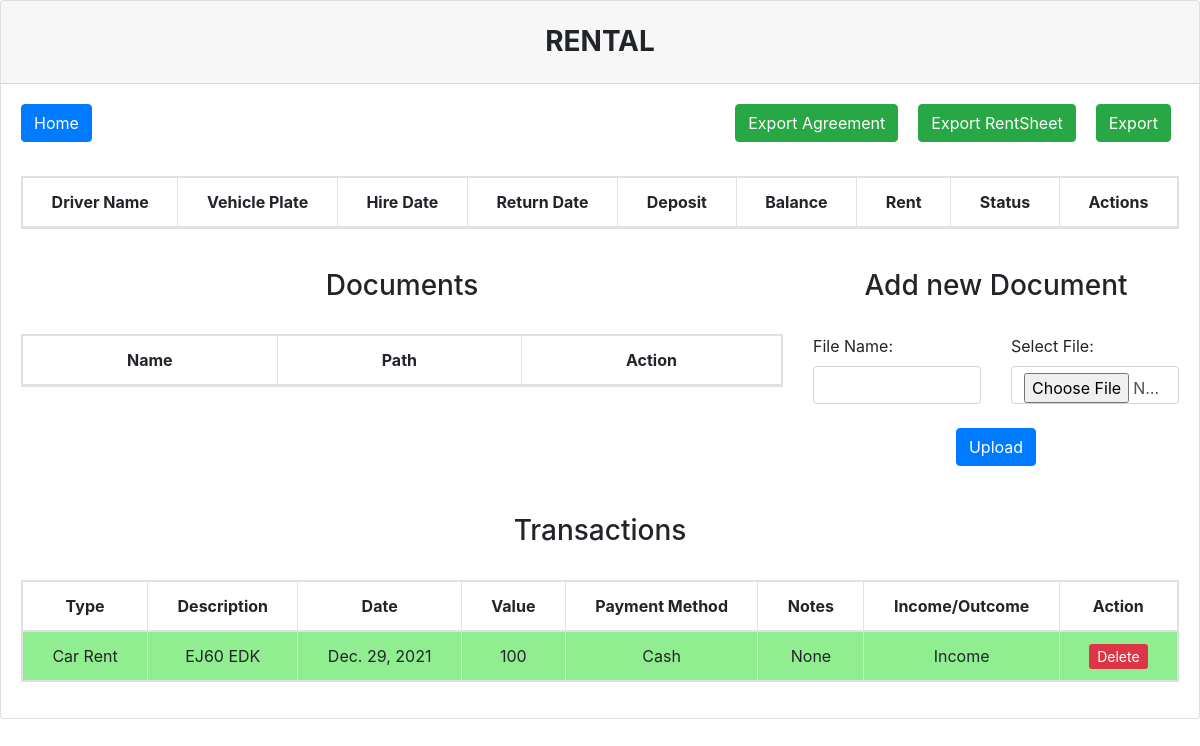
/view_rental/1 (signed in), run on the app's committed database.
### Manager/models.py (models this page shows)
class account(models.Model):
    date = models.DateField(blank=False, )
    rental_id = models.IntegerField(blank=False, )
    notes = models.CharField(max_length=100, blank=True, null=True )
    description = models.CharField(max_length=300, blank=False)
    value = models.IntegerField(blank=False, )
    METHODS = (
        ('Cash', 'Cash'),
        ('Card', 'Card'),
        ('Account Transfer', 'Account Transfer'),
    )
    payment_method = models.CharField(max_length=16, choices=METHODS,  blank=True, )
    TYPES = (
        ('Car Rent', 'Car Rent'),
        ('Expenditure', 'Expenditure'),
        ('PCO', 'PCO'),
        ('Service & Repairs', 'Service & Repairs'),
        ('Other Income', 'Other Income'),
        ('Car Sold', 'Car Sold'),
    )
    type = models.CharField(max_length=17, choices=TYPES,  blank=True, )
    IN_OUT = (
        ('Income', 'Income'),
        ('Outcome', 'Outcome'),
    )
    in_out = models.CharField(max_length=7, choices=IN_OUT,  blank=True, )

### Manager/views.py (the view)
# urls.py: path('view_rental/<int:rental_id>', view_rental, name="view_rental"),
@login_required(login_url="/login")
def view_rental(request, rental_id):
    update_vehicle_status()
    update_balance()
    if request.method == "POST":
        if permissions.objects.get(user=request.user.username).level3 == "Yes":
            if request.POST.get("id") != None:
                rental_i = rental.objects.get(id=request.POST.get("id"))
                def days_between(d1, d2):
                    return abs((d2 - d1).days)
                day_price = rental_i.rent / 7
                total_to_pay = (days_between(rental_i.return_date, rental_i.hire_date)+1) * day_price
                output = io.BytesIO()
                workbook = xlsxwriter.Workbook(output)
                worksheet = workbook.add_worksheet()
                cell_format = workbook.add_format()
                cell_format.set_bold()
                worksheet.write('A1', 'Driver:', cell_format)
                worksheet.write('B1', rental_i.driver_full_name)
                worksheet.write('D1', "Vehicle:", cell_format)
                worksheet.write('E1', rental_i.vehicle_plate)
                worksheet.write('A2', 'Hire Date:', cell_format)
                worksheet.write('B2', str(rental_i.hire_date.strftime('%d-%m-%Y')))
                worksheet.write('A3', 'Return Date:', cell_format)
                worksheet.write('B3', str(rental_i.return_date.strftime('%d-%m-%Y')))
                worksheet.write('D2', "Rent:", cell_format)
                worksheet.write('E2', rental_i.rent)
                worksheet.write('D3', "Total to pay:", cell_format)
                worksheet.write('E3', total_to_pay)
                border_bottom = workbook.add_format({'bottom': 1})
                border_bottom.set_bold()
                row = 4
                col = 0
                for nr_max, i in enumerate(['Cash', 'Card', 'Account Transfer', 'Notes', 'Date']):
                    if i != "":
                        worksheet.write(row, col, i, border_bottom)
                    else:
                        worksheet.write(row, col, i, cell_format)
                    worksheet.set_column(row, col, 18)
                    col += 1
                accounts_obj = account.objects.all().filter(rental_id=str(request.POST.get("id")))
                print(accounts_obj)
                max_row = 0
                row = 5
                cash_balance = 0
                card_balance = 0
                account_balance = 0
                expenses = 0
                paid = 0
                for i in accounts_obj:
                    list_to_write = []
                    if i.payment_method == 'Cash':
                        col = 0
                        for el in list_to_write+["£"+str(i.value), '', '', i.notes, str(i.date.strftime('%d-%m-%Y'))]:
                            worksheet.write(row, col, el)
                            col += 1
                        row += 1
                        cash_balance += i.value
                        if i.notes == "Discount" or i.notes == "Expense":
                            expenses += i.value
                        else:
                            paid += i.value
                    if i.payment_method == 'Card':
                        col = 0
                        for el in list_to_write+['', "£"+str(i.value), '', i.notes, str(i.date.strftime('%d-%m-%Y'))]:
                            worksheet.write(row, col, el)
                            col += 1
                        row += 1
                        card_balance += i.value
                        if i.notes == "Discount" or i.notes == "Expense":
                            expenses += i.value
                        else:
                            paid += i.value
                    if i.payment_method == 'Account Transfer':
                        col = 0
                        for el in list_to_write+['', '', "£"+str(i.value), i.notes, str(i.date.strftime('%d-%m-%Y'))]:
                            worksheet.write(row, col, el)
                            col += 1
                        row += 1
                        account_balance += i.value
                        if i.notes == "Discount" or i.notes == "Expense":
                            expenses += i.value
                        else:
                            paid += i.value
                    if row > max_row:
                        max_row = row
                balances = {'cash': cash_balance, 'card': card_balance, 'account': account_balance}
                list_total = ["£" + str(balances['cash']), "£" + str(balances['card']),
                                               "£" + str(balances['account']), "", ""]
                border_top = workbook.add_format({'top': 1})
                border_top_bold = workbook.add_format({'top': 1})
                border_top_bold.set_bold()
                if max_row < 6:
                    max_row = 6
                row = max_row
                col = 0
                for i in list_total:
                    worksheet.write(row, col, i, border_top)
                    col += 1
                row += 1
                income = balances['cash'] + balances['card'] + balances['account']
                deposit = rental_i.deposit
                total = income-total_to_pay#+deposit
                worksheet.write(row+1, 0, "Total Income:", cell_format)
                worksheet.write(row+1, 1, "£"+str(income))
                worksheet.write(row+2, 0, "Total Paid:", cell_format)
                worksheet.write(row+2, 1, "£"+str(paid))
                worksheet.write(row+3, 0, "Total Expenses:", cell_format)
                worksheet.write(row+3, 1, "£"+str(expenses))
                worksheet.write(row+4, 0, "Deposit:", cell_format)
                worksheet.write(row+4, 1, "£"+str(deposit))
                worksheet.write(row+5, 0, "Balance:", cell_format)
                worksheet.write(row+5, 1, "£"+str(total))
                workbook.close()
                response = HttpResponse(content_type='application/vnd.ms-excel')
                response['Content-Disposition'] = f'attachment;filename="rental_{request.POST.get("id")}.xlsx"'
                response.write(output.getvalue())
                return response
            else:
                form = rentalDocsForm(request.POST, request.FILES)
                if form.is_valid():
                    form.save()
                    return redirect('view_rental', rental_id=rental_id)
                else:
                    messages.error(request, 'Please use correct data!')
                    return redirect('view_rental', rental_id=rental_id)
        else:
            return HttpResponse("Access Denied")
    else:
        update_balance()
        rental_obj = rental.objects.all().filter(id=rental_id)
        doc_obj = rentalDocs.objects.all().filter(rental_id=rental_id)
        accounts_rental = account.objects.all().filter(rental_id=rental_id)
        form = rentalDocsForm
        return render(request, 'view_rental.html', {'rentals':rental_obj, 'documents':doc_obj, 'accounts':accounts_rental, 'form':form})

### Manager/views.py (called while the page is built)
def update_vehicle_status():
    vehicles_obj = vehicle.objects.all().filter(status="On Rent")
    for i in vehicles_obj:
        try:
            print(rental.objects.get(vehicle_id=i.id, status="Active"))
        except:
            i.status = "Available"
            i.save()
    vehicles_obj = vehicle.objects.all().filter(status="Available")
    for i in vehicles_obj:
        try:
            print(rental.objects.get(vehicle_id=i.id, status="Active"))
            i.status = "On Rent"
            i.save()
        except:
            pass

### Manager/templates/view_rental.html (shortened to what this page needs)
{%  load static %}
<!DOCTYPE html>
<html lang="en">
<head>
    <link rel="stylesheet" href="{% static 'css/bootstrap.css' %}">
</head>
<body>
    <div class="card">
      <h3 class="card-header text-center font-weight-bold text-uppercase py-4">
        Rental {{ rentals.0.id }}
      </h3>
      <div class="card-body">
        <div id="table" class="table-editable">
          <span class="table-add float-left mb-3 mr-2">
              <a href="/home" class="btn btn-primary">Home</a>
          </span>
          <span class="table-add float-right mb-3 mr-2 row">
              <a href="{% url 'print_rental_agreement' rentals.0.id %}" style="margin-left: 20px;" class="btn btn-success">Export Agreement</a>
              <a href="{% url 'print_rental_sheet' rentals.0.id %}" style="margin-left: 20px;" class="btn btn-success">Export RentSheet</a>
            <form method="POST" id="form">
                  <button type="submit" style="margin-left: 20px;" class="btn btn-success">Export</button>
            </form>
          </span>
          <br>
          <br>
          <br>
          <table class="table table-bordered table-responsive table-striped text-center">
            <thead>
              <tr>
                <th class="text-center" style="white-space: nowrap;width: 1%;">Driver Name</th>
                <th class="text-center" style="white-space: nowrap;width: 1%;">Vehicle Plate</th>
                <th class="text-center" style="white-space: nowrap;width: 1%;">Hire Date</th>
                <th class="text-center" style="white-space: nowrap;width: 1%;">Return Date</th>
                <th class="text-center" style="white-space: nowrap;width: 1%;">Deposit</th>
                <th class="text-center" style="white-space: nowrap;width: 1%;">Balance</th>
                <th class="text-center" style="white-space: nowrap;width: 1%;">Rent</th>
                <th class="text-center" style="white-space: nowrap;width: 1%;">Status</th>
                <th class="text-center" style="white-space: nowrap;width: 1%;">Actions</th>
              </tr>
            </thead>
            </table>
            <div class="row">
                <div class="col-8 col-lg-8 col-xl-8">
                    <br>
                    <div class="row justify-content-center">
                        <h3>Documents</h3>
                    </div>
                    <br>
                    <table class="table table-bordered table-responsive table-striped text-center">
                    <thead>
                      <tr>
                        <th class="text-center" style="white-space: nowrap;width: 1%;">Name</th>
                        <th class="text-center" style="white-space: nowrap;width: 1%;">Path</th>
                        <th class="text-center" style="white-space: nowrap;width: 1%;">Action</th>
                      </tr>
                    </thead>
                    </table>
                </div>
                <div class="col-4 col-lg-4 col-xl-4">
                    <form method="POST" enctype ="multipart/form-data">
                        <br>
                        <div class="row justify-content-center">
                            <h3>Add new Document</h3>
                        </div>
                        <br>
                        <div class="row">
                            <div class="col-6 col-lg-6 col-xl-6">
                                            <label class="form-label" for="file_name">File Name:</label>
                                            <input type="text" name="file_name" id="file_name" class="form-control" required/>
                            </div>
                            <div class="col-6 col-lg-6 col-xl-6">
                                <label class="form-label" for="doc">Select File:</label>
                                <input type="file" name="doc" id="doc" class="form-control" required/>
                            </div>
                        </div>
                        <br>
                        <div class="row justify-content-center">
                            <input type="submit" class="btn btn-primary" value="Upload">
                        </div>
                    </form>
                </div>
            </div>
            <br>
            <br>
            <div class="row justify-content-center">
                <h3>Transactions</h3>
            </div>
            <br>
          <table class="table table-bordered table-responsive table-striped text-center">
            <thead>
              <tr>
                <th class="text-center" style="white-space: nowrap;width: 1%;">Type</th>
                <th class="text-center" style="white-space: nowrap;width: 1%;">Description</th>
                <th class="text-center" style="white-space: nowrap;width: 1%;">Date</th>
                <th class="text-center" style="white-space: nowrap;width: 1%;">Value</th>
                <th class="text-center" style="white-space: nowrap;width: 1%;">Payment Method</th>
                <th class="text-center" style="white-space: nowrap;width: 1%;">Notes</th>
                <th class="text-center" style="white-space: nowrap;width: 1%;">Income/Outcome</th>
                <th class="text-center" style="white-space: nowrap;width: 1%;">Action</th>
              </tr>
            </thead>
            <tbody id="myTable2">
                {% for account in accounts %}
                    {% if account.in_out == "Income" %}
                    <tr>
                        <td class="pt-3-half" style="white-space: nowrap;width: 1%; background-color: lightgreen">{{ account.type }}</td>
                        <td class="pt-3-half" style="white-space: nowrap;width: 1%; background-color: lightgreen">{{ account.description }}</td>
                        <td class="pt-3-half" style="white-space: nowrap;width: 1%; background-color: lightgreen">{{ account.date }}</td>
                        <td class="pt-3-half" style="white-space: nowrap;width: 1%; background-color: lightgreen">{{ account.value }}</td>
                        <td class="pt-3-half" style="white-space: nowrap;width: 1%; background-color: lightgreen">{{ account.payment_method }}</td>
                        <td class="pt-3-half" style="white-space: nowrap;width: 1%; background-color: lightgreen">{{ account.notes }}</td>
                        <td class="pt-3-half" style="white-space: nowrap;width: 1%; background-color: lightgreen">{{ account.in_out }}</td>
                        <td class="pt-3-half" style="white-space: nowrap;width: 1%; background-color: lightgreen">
                            <a href="{% url 'delete_account' account.id %}" class="btn-sm btn-danger">Delete</a>
                        </td>
                      </tr>
                    {% endif %}
                {% endfor %}
            </tbody>
            </table>
            </div>
          </div>
    </div>
    <link rel="stylesheet" href="https://cdn.datatables.net/1.10.22/css/dataTables.bootstrap4.min.css">
</body>
</html>

### data on the page
account: type "Car Rent", description "EJ60 EDK", date "Dec. 29, 2021", value "100", payment_method "Cash", notes "None", in_out "Income"
